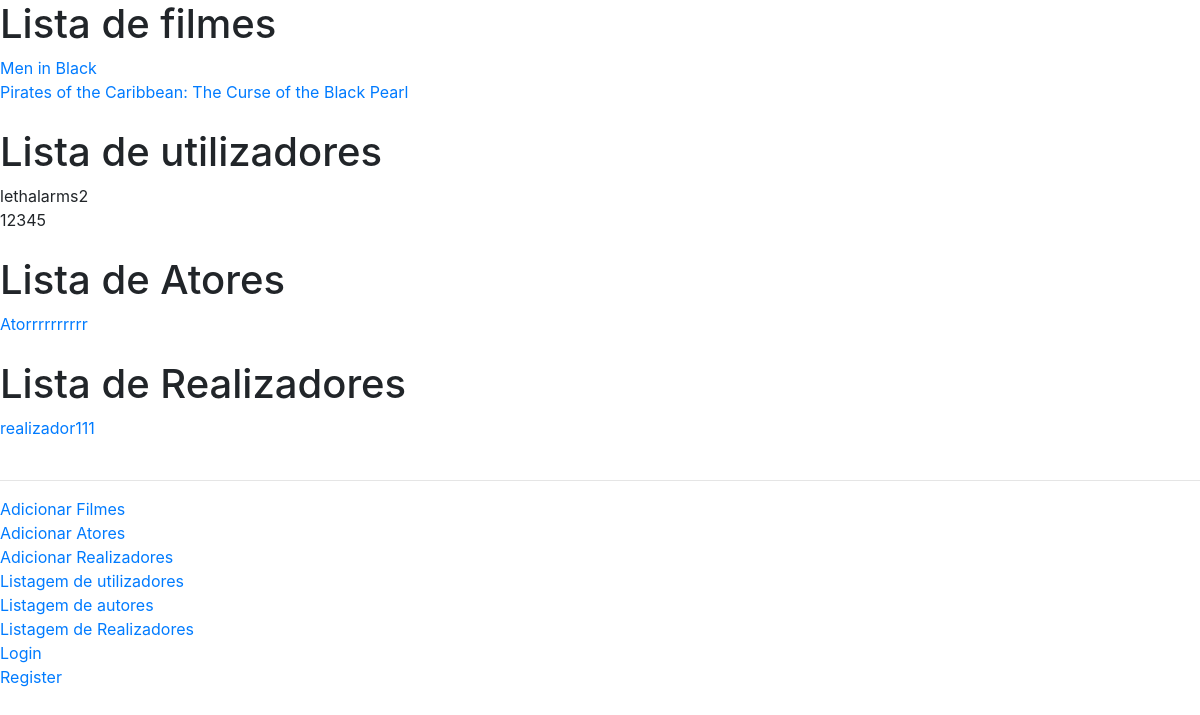
Screenshot of /projeto-filmes/index.php with the database file from the repository.
### tables this page shows
CREATE TABLE `filmes` (
  `id_filme` int(11) NOT NULL,
  `titulo` varchar(100) NOT NULL,
  `sinopse` text DEFAULT NULL,
  `quantidade` smallint(6) DEFAULT 0,
  `idioma` varchar(30) DEFAULT NULL,
  `data_lancamento` date DEFAULT NULL
);

CREATE TABLE `utilizadores` (
  `id` int(11) NOT NULL,
  `user_name` varchar(255) NOT NULL,
  `password` varchar(255) NOT NULL
);

CREATE TABLE `atores` (
  `id_ator` int(11) NOT NULL,
  `nome` varchar(60) NOT NULL,
  `data_nascimento` date NOT NULL,
  `nacionalidade` varchar(20) NOT NULL
);

CREATE TABLE `realizadores` (
  `id_realizador` int(11) NOT NULL,
  `nome` varchar(50) NOT NULL,
  `nacionalidade` varchar(20) NOT NULL,
  `data_nascimento` date NOT NULL
);

### projeto-filmes/index.php (the view, shortened to what this page needs)
<?php
    include "css.php";
    $con = new mysqli("localhost","root","","filmes");
    if($con->connect_errno!=0){
        echo "Ocorreu um erro no acesso à base de dados ".$con->connect_error;
        exit;
    }
    else{
?>
    <!DOCTYPE html>
    <html>
    <head>
    </head>
    <body>
    <h1>Lista de filmes</h1>
    <?php
        $stm = $con->prepare('select * from filmes');
        $stm->execute();
        $res=$stm->get_result();
        while($resultado = $res->fetch_assoc()){
            echo '<a href="filmes_show.php?filme='.$resultado['id_filme'].'">';
            echo $resultado['titulo'];
            echo '</a>';
            echo '<br>';
        }
        echo "<br>";
        ?>
        <h1>Lista de utilizadores</h1>
        <?php
        $stm = $con->prepare('select * from utilizadores');
        $stm->execute();
        $res=$stm->get_result();
        while($resultado = $res->fetch_assoc()){
            echo $resultado['user_name'];
            echo '<br>';
        }
        echo "<br>";
        ?>
        <h1>Lista de Atores</h1>
        <?php
        $stm = $con->prepare('select * from atores');
        $stm->execute();
        $res=$stm->get_result();
        while($resultado = $res->fetch_assoc()){
            echo '<a href="atores_show.php?ator='.$resultado['id_ator'].'">';
            echo $resultado['nome'];
            echo '</a>';
            echo '<br>';
        }
        echo "<br>";
        ?>
        <h1>Lista de Realizadores</h1>
        <?php
        $stm = $con->prepare('select * from realizadores');
        $stm->execute();
        $res=$stm->get_result();
        while($resultado = $res->fetch_assoc()){
            echo '<a href="realizador_show.php?realizador='.$resultado['id_realizador'].'">';
            echo $resultado['nome'];
            echo '</a>';
            echo '<br>';
        }
    ?>
    <br>
    <hr>
    <a href="filmes_create.php">Adicionar Filmes</a><br>
    <a href="atores_create.php">Adicionar Atores</a><br>
    <a href="realizador_create.php">Adicionar Realizadores</a><br>
    <a href="userlist.php">Listagem de utilizadores</a><br>
    <a href="atoresList.php">Listagem de autores</a><br>
    <a href="realizadoresList.php">Listagem de Realizadores</a><br>
    <a href="login.php">Login</a><br>
    <a href="register.php">Register</a><br>
<br>
</body>
</html>
<?php
    }
?>

### rows the page displays
filmes: titulo "Men in Black"
filmes: titulo "Pirates of the Caribbean: The Curse of the Black Pearl"
utilizadores: user_name "lethalarms2"
utilizadores: user_name "12345"
atores: nome "Atorrrrrrrrrr"
realizadores: nome "realizador111"
